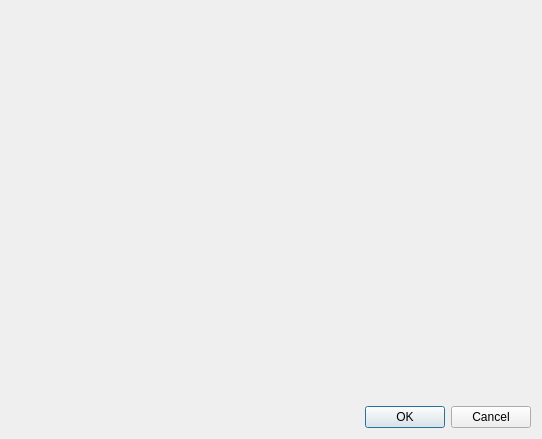
<?xml version="1.0" encoding="UTF-8"?>
<ui version="4.0">
 <class>CodeEditorDialog</class>
 <widget class="QDialog" name="CodeEditorDialog">
  <property name="geometry">
   <rect>
    <x>0</x>
    <y>0</y>
    <width>542</width>
    <height>439</height>
   </rect>
  </property>
  <property name="windowTitle">
   <string>Edit File</string>
  </property>
  <layout class="QVBoxLayout" name="verticalLayout">
   <item>
    <widget class="CodeEditor" name="widget" native="true"/>
   </item>
   <item>
    <widget class="QDialogButtonBox" name="buttonBox">
     <property name="standardButtons">
      <set>QDialogButtonBox::Cancel|QDialogButtonBox::Ok</set>
     </property>
    </widget>
   </item>
  </layout>
 </widget>
 <customwidgets>
  <customwidget>
   <class>CodeEditor</class>
   <extends>QWidget</extends>
   <header location="global">cchelper.fileeditor.codeeditor</header>
   <container>1</container>
  </customwidget>
 </customwidgets>
 <resources/>
 <connections/>
</ui>
